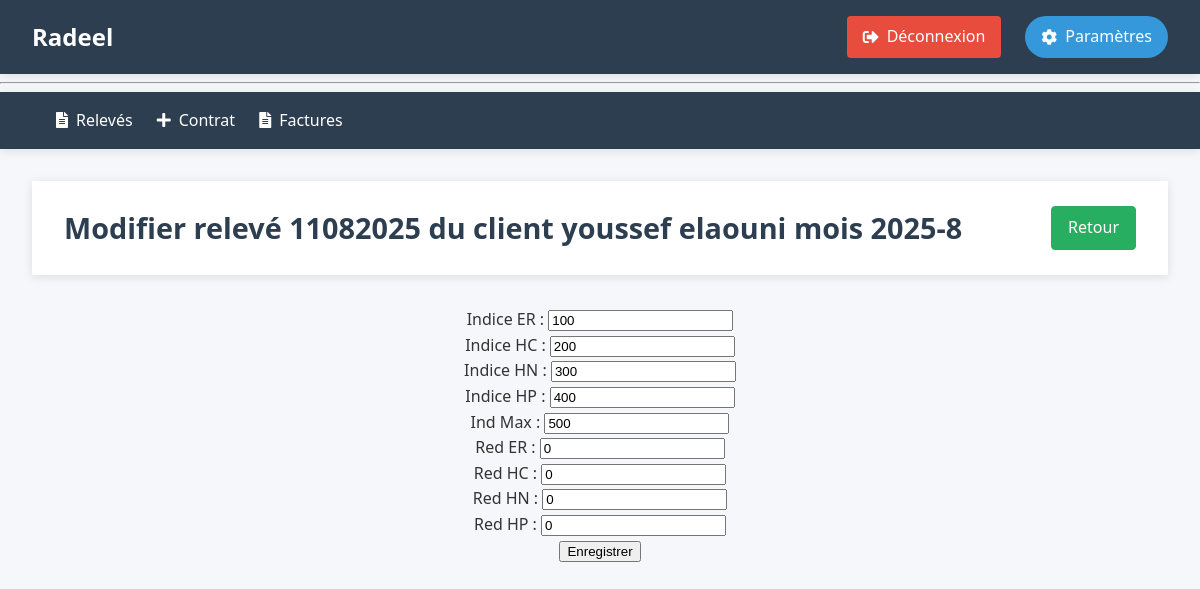
The app's page /11082025/modifier (signed in) with its own data.
### tables this page shows
CREATE TABLE releves (
    id TEXT PRIMARY KEY NOT NULL,
    Nr_contrat INTEGER NOT NULL,
    mois INTEGER CHECK (mois BETWEEN 1 AND 12),
    annee INTEGER ,
    IER INTEGER CHECK(IER >= 0),-- Indicateur d'energie reactif
    IEA_HC INTEGER CHECK(IEA_HC >= 0),-- Indicateur d'energie active en heures creuses
    IEA_HN INTEGER CHECK(IEA_HN >= 0),-- Indicateur d'energie active en heures normales
    IEA_HP INTEGER CHECK(IEA_HP >= 0),-- Indicateur d'energie active en heures pleines
    RED_ER INTEGER DEFAULT 0,--Redressement d'energie reactif
    RED_EA_HC INTEGER DEFAULT 0,--Redressement d'energie active en heures creuses
    RED_EA_HN INTEGER DEFAULT 0,--Redressement d'energie active en heures normales
    RED_EA_HP INTEGER DEFAULT 0 ,--Redressement d'energie active en heures pleines
    IMAX INTEGER CHECK(IMAX >= 0),--Indicateur de maximum KW
    FOREIGN KEY (Nr_contrat) REFERENCES contrats(Nr_contrat) ON DELETE CASCADE
    --UNIQUE(Nr_contrat, mois, annee) -- Assure qu'il n'y a qu'un relevé par mois et par contrat
);

CREATE TABLE contrats (
    Nr_contrat INTEGER PRIMARY KEY ,
    nom_abonne TEXT NOT NULL,
    Adresse TEXT NOT NULL,
    date_contrat DATE NOT NULL DEFAULT CURRENT_DATE,
    Secteur INTEGER NOT NULL,
    Puissance_souscrite INTEGER NOT NULL CHECK(Puissance_souscrite > 0),
    Puissance_installee INTEGER NOT NULL CHECK(Puissance_installee > 0),
    type_installation INTEGER NOT NULL CHECK(type_installation IN (1, 2, 12)),
    statut TEXT NOT NULL DEFAULT 'actif' CHECK(statut IN ('actif', 'resile', 'suspendu'))
);

### radeel/releve.py (the view, shortened to what this page needs)
@br.route("/<id>/modifier", methods=["GET", "POST"])
def modifier(id):
    db = get_db()
    releve = db.execute("""
        SELECT r.*, c.nom_abonne
        FROM releves r
        JOIN contrats c ON c.Nr_contrat = r.Nr_contrat
        WHERE r.id= ? """, (id,)).fetchone()
    if  releve is None:
        flash("Relevé non trouvé.", "error")
        return redirect(url_for('releve.index'))
    mois = f"{releve['annee']}-{releve['mois']}"
    return render_template('releves/modifier.html', releve = releve , mois=mois)

### radeel/auth.py (called while the page is built)
@bp.before_app_request
def load_logged_in_user():
    user_id = session.get('user_id')
    if user_id is None:
        g.user = None
    else:
        g.user = get_db().execute(
            'SELECT * FROM user WHERE id = ?', (user_id,)
        ).fetchone()

def login_required(view):
    @functools.wraps(view)
    def wrapped_view(**kwargs):
        if not session.get('authenticated'):
            return redirect(url_for('auth.login'))
        return view(**kwargs)
    return wrapped_view

### radeel/db.py (called while the page is built)
def get_db():
    if 'db' not in g:
        g.db = sqlite3.connect(
            current_app.config['DATABASE'],
            detect_types=sqlite3.PARSE_DECLTYPES
        )
        g.db.execute("PRAGMA foreign_keys = ON;")
        g.db.row_factory = sqlite3.Row
    return g.db

### radeel/releve.py (called while the page is built)
@br.before_request
@login_required
def before_request():
    pass

### radeel/templates/releves/modifier.html
{% extends 'base.html' %}
{% block header %}
    <h1>Modifier relevé {{ releve.id }} du client {{ releve.nom_abonne }} mois {{ mois }}</h1>
    <a href="{{ url_for('releve.afficher', mois=mois) }}" class="btn btn-success">Retour </a>
{% endblock %}
{% block content %}
    <form style="text-align: center;" method="post">
        <label>Indice ER : <input type="number" name="indice_ER" value="{{ releve.IER or '' }}" ></label><br>
        <label>Indice HC : <input type="number" name="indice_HC" value="{{ releve.IEA_HC or '' }}" ></label><br>
        <label>Indice HN : <input type="number" name="indice_HN" value="{{ releve.IEA_HN or '' }}" ></label><br>
        <label>Indice HP : <input type="number" name="indice_HP" value="{{ releve.IEA_HP or '' }}" ></label><br>
        <label>Ind Max : <input type="number" name="Indic_max" value="{{ releve.IMax or '' }}"></label><br>
        <label>Red ER : <input type="number" name="Red_ER" value="{{ releve.Red_ER or '0' }}" ></label><br>
        <label>Red HC : <input type="number" name="Red_HC" value="{{ releve.Red_EA_HC or '0' }}" ></label><br>
        <label>Red HN : <input type="number" name="Red_HN" value="{{ releve.Red_EA_HN or '0' }}" ></label><br>
        <label>Red HP : <input type="number" name="Red_HP" value="{{ releve.Red_EA_HP or '0' }}" ></label><br>
        <button type="submit">Enregistrer</button>
    </form>
{% endblock %}

### radeel/static/style.css (style rules this page uses)
:root { --primary-color: #2c3e50; --secondary-color: #3498db; --accent-color: #e74c3c; --light-color: #ecf0f1; --dark-color: #2c3e50; --success-color: #27ae60; --warning-color: #f39c12; --text-color: #333; --text-light: #95a5a6; --border-radius: 4px; --box-shadow: 0 2px 10px rgba(0, 0, 0, 0.1); --transition: all 0.3s ease; }
body { font-family: 'Segoe UI', Tahoma, Geneva, Verdana, sans-serif; line-height: 1.6; color: var(--text-color); background-color: #f5f7fa; padding: 0; margin: 0; }
header h1 { margin: 0; color: var(--dark-color); font-size: 1.8rem; }
.btn { display: inline-block; padding: 0.5rem 1rem; border-radius: var(--border-radius); text-decoration: none; font-weight: 500; transition: all 0.3s ease; }
.btn-success { background-color: var(--success-color); color: white; border: 1px solid var(--success-color); }
body { font-family: 'Segoe UI', Tahoma, Geneva, Verdana, sans-serif; line-height: 1.6; color: var(--text-color); background-color: #f5f7fa; margin: 0; padding: 0; min-height: 100vh; }

### records on screen
releves: id "11082025", indice_ER "100", indice_HC "200", indice_HN "300", indice_HP "400", Indic_max "500", Red_ER "0", Red_HC "0", Red_HN "0", Red_HP "0"
contrats: nom_abonne "youssef elaouni"

### other values on screen
{{ mois }} "2025-8"
